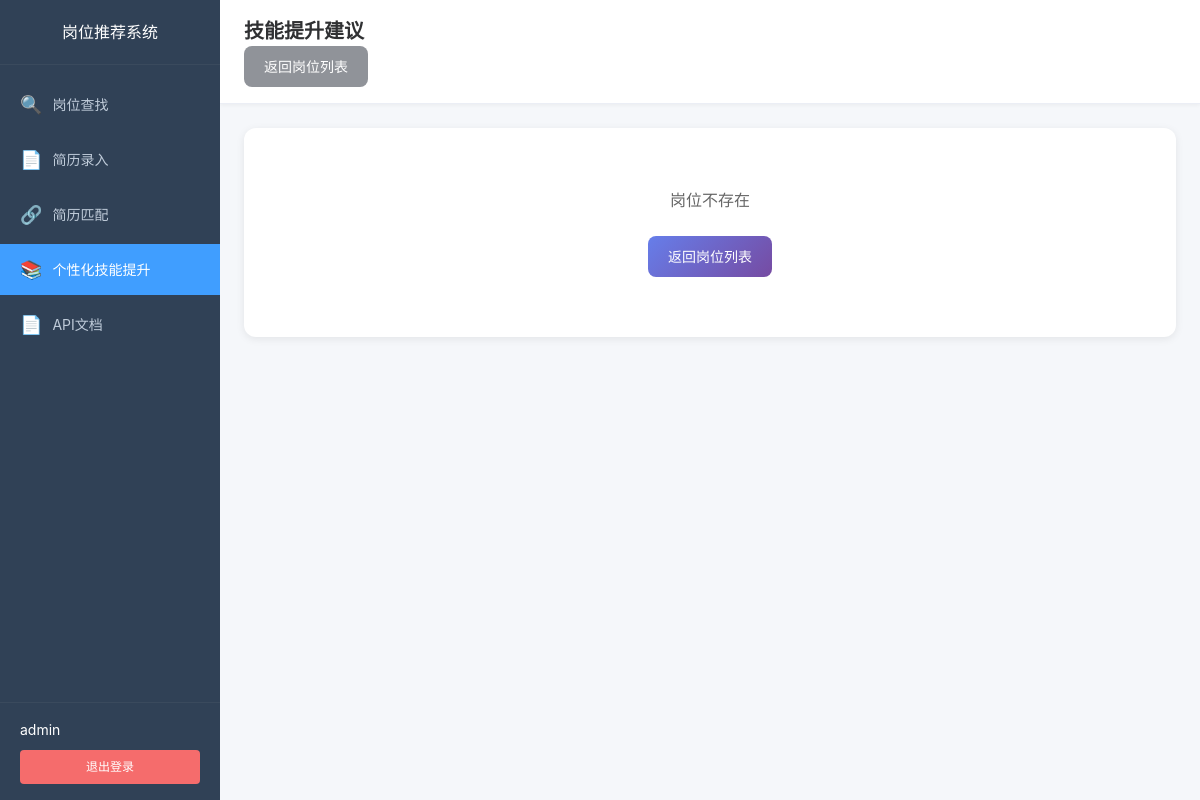
The app's page /skill_improvement/suggestion/23 (signed in), older data.
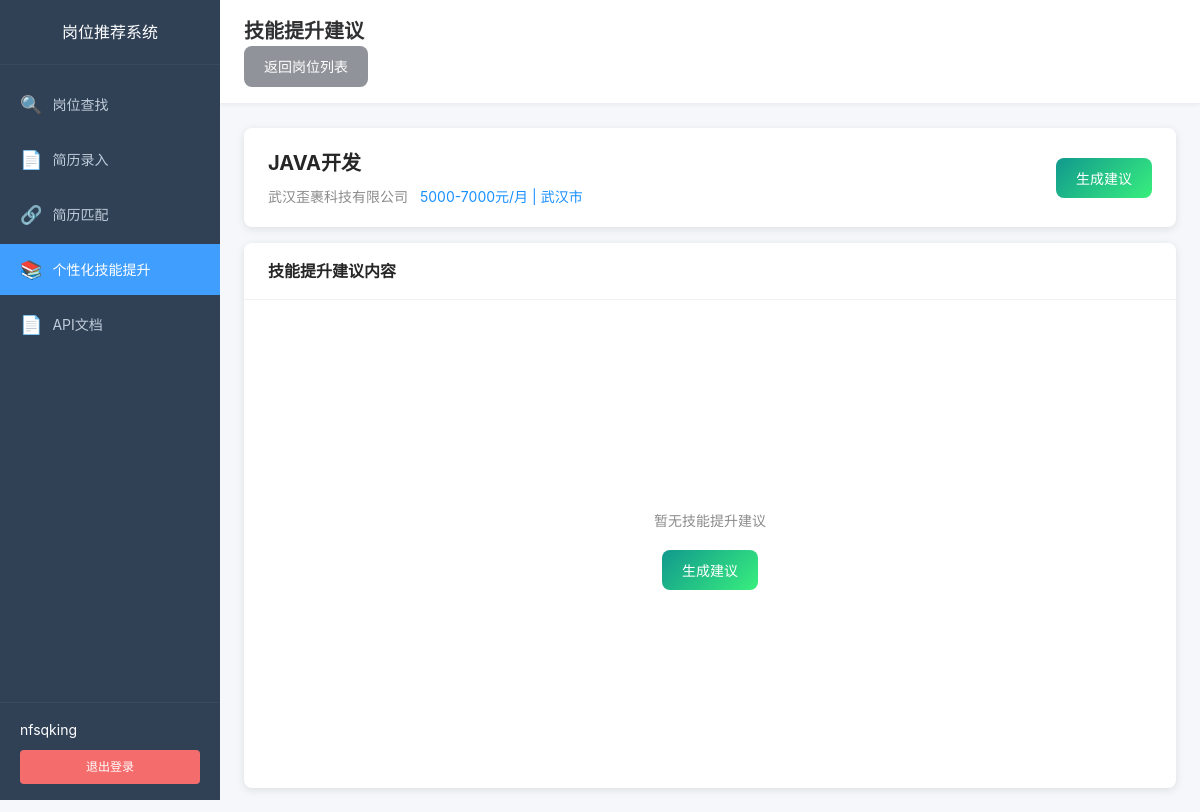
The same page, newer data.
### app/models/user.py (models this page shows, shortened)
class User(UserMixin, db.Model):
    __tablename__ = 'users'
    id = db.Column(db.Integer, primary_key=True)
    username = db.Column(db.String(80), unique=True, nullable=False, index=True)
    email = db.Column(db.String(120), unique=True, nullable=False, index=True)
    password_hash = db.Column(db.String(255), nullable=False)
    nickname = db.Column(db.String(80))
    is_active = db.Column(db.Boolean, default=True)
    created_at = db.Column(db.DateTime, default=datetime.utcnow)
    updated_at = db.Column(db.DateTime, default=datetime.utcnow, onupdate=datetime.utcnow)

### app/models/job.py (models this page shows, shortened)
class Job(db.Model):
    __tablename__ = 'jobs'
    id = db.Column(db.Integer, primary_key=True)
    job_id = db.Column(db.String(100), unique=True, nullable=False, index=True)
    job_name = db.Column(db.String(200), nullable=False)
    job_salary = db.Column(db.String(50))
    location = db.Column(db.String(100))
    experience = db.Column(db.String(50))
    education = db.Column(db.String(50))
    job_description = db.Column(db.Text)
    company_name = db.Column(db.String(200))
    industry = db.Column(db.String(100))
    company_type = db.Column(db.String(100))
    company_size = db.Column(db.String(50))
    detail_url = db.Column(db.Text, nullable=True)
    created_at = db.Column(db.DateTime, default=datetime.utcnow)
    updated_at = db.Column(db.DateTime, default=datetime.utcnow, onupdate=datetime.utcnow)

### app/routes/skill_improvement.py (the view)
@skill_improvement.route('/skill_improvement/suggestion/<int:job_id>')
@login_required
def suggestion(job_id):
    current_resume = get_current_resume()
    has_resume = current_resume is not None
    job = Job.query.get(job_id)
    if not job:
        return render_template('skill_suggestion.html',
                             job=None,
                             has_resume=has_resume,
                             has_suggestion=False,
                             suggestion=None)
    current_resume_id = get_current_resume_id()
    suggestion = None
    has_suggestion = False
    if current_resume_id:
        suggestion = SkillSuggestion.query.filter_by(
            resume_id=current_resume_id,
            job_id=job_id
        ).first()
        has_suggestion = suggestion is not None
    return render_template('skill_suggestion.html',
                         job=job,
                         has_resume=has_resume,
                         has_suggestion=has_suggestion,
                         suggestion=suggestion)

### app/models/user.py (called while the page is built)
@login_manager.user_loader
def load_user(user_id: str):
    return User.query.get(int(user_id))

### app/routes/skill_improvement.py (called while the page is built, shortened)
def get_current_resume_id():
    resume_id = session.get('current_resume_id')
    if resume_id:
        resume = Resume.query.filter_by(id=resume_id, user_id=current_user.id).first()
        if resume:
            return resume_id
    active_resume = Resume.query.filter_by(user_id=current_user.id, is_active=True).first()
    if active_resume:
        session['current_resume_id'] = active_resume.id
        return active_resume.id

def get_current_resume():
    resume_id = get_current_resume_id()
    if resume_id:
        return Resume.query.get(resume_id)
    return None

### app/templates/skill_suggestion.html (shortened to what the changed rows need)
{% extends "base.html" %}
{% block extra_css %}
<link rel="stylesheet" href="{{ url_for('static', filename='css/dashboard.css') }}">
<link rel="stylesheet" href="{{ url_for('static', filename='css/skill_improvement.css') }}">
{% endblock %}
{% block content %}
<div class="app-container">
    <aside class="sidebar">
        <div class="sidebar-header">
            <h2>岗位推荐系统</h2>
        </div>
        <div class="sidebar-footer">
            <div class="user-info">
                <span class="user-name">{{ current_user.nickname or current_user.username }}</span>
            </div>
        </div>
    </aside>
    <main class="main-content">
        <header class="main-header">
            <h1>技能提升建议</h1>
        </header>
        <div class="content-wrapper">
            {% if not has_resume %}
            <div class="message-panel">
                <p class="message-text">请先创建简历后再使用此功能</p>
                <a href="{{ url_for('resume.list_resumes') }}" class="btn btn-primary">去创建简历</a>
            </div>
            {% elif not job %}
            <div class="message-panel">
                <p class="message-text">岗位不存在</p>
                <a href="{{ url_for('skill_improvement.index') }}" class="btn btn-primary">返回岗位列表</a>
            </div>
            {% else %}
            <div class="suggestion-page-container">
                <div class="suggestion-header">
                    <div class="suggestion-title">
                        <h2>{{ job.job_name }}</h2>
                        <div class="job-info">
                            <span>{{ job.company_name }}</span>
                            <span class="company">{{ job.job_salary or '面议' }} | {{ job.location or '未知' }}</span>
                        </div>
                    </div>
                    <div class="suggestion-actions">
                        {% if has_suggestion %}
                        <button class="btn btn-primary" id="regenerateBtn" data-job-id="{{ job.id }}">重新生成</button>
                        {% else %}
                        <button class="btn btn-success" id="generateBtn" data-job-id="{{ job.id }}">生成建议</button>
                        {% endif %}
                    </div>
                </div>
                <div class="suggestion-content-wrapper">
                    <div class="suggestion-content-header">
                        <h3>技能提升建议内容</h3>
                    </div>
                    <div class="suggestion-content-body" id="suggestionContent">
                        {% if has_suggestion and suggestion %}
                        <div id="existingContent" data-content="{{ suggestion.suggestion | e }}"></div>
                        {% else %}
                        <div class="empty-state">
                            <p>暂无技能提升建议</p>
                            <button class="btn btn-success" id="emptyGenerateBtn" data-job-id="{{ job.id }}">生成建议</button>
                        </div>
                        {% endif %}
                    </div>
                </div>
            </div>
            {% endif %}
        </div>
    </main>
</div>
{% endblock %}

Row changes from the older to the newer data that the page shows:
changed User: nickname "admin" → "nfsqking"
added Job: job_name "JAVA开发", company_name "武汉歪裹科技有限公司", job_salary "5000-7000元/月", location "武汉市"
Text that changed along with them:
text no longer shown: "岗位不存在 返回岗位列表"
text now shown: "| 生成建议 技能提升建议内容 暂无技能提升建议 生成建议"
